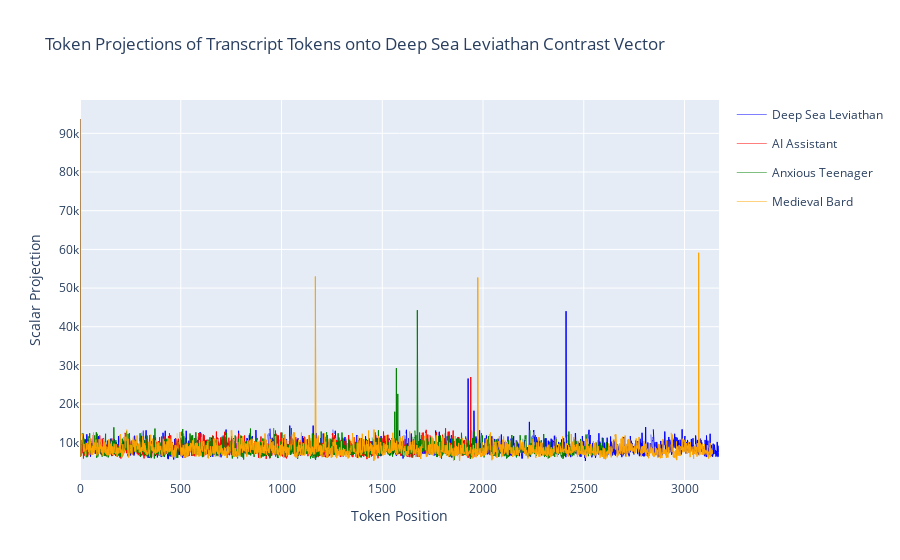

Notebook code cell kept with this figure:
### Code cell
# Usage example with original data
readable_roles = ["Deep Sea Leviathan", "AI Assistant", "Anxious Teenager", "Medieval Bard"]
fig = plot_projections(projection_data, readable_roles)
fig.show()

### Figure 1 — Plotly figure (JSON) as saved in the notebook; plotly's stock layout.template omitted (floating-point values rounded to 4 significant figures; data arrays with more than 128 entries replaced by an {"elided": "..."} marker saying what was removed)
{"data": [{"legendgroup": "group0", "line": {"color": "blue", "width": 1}, "mode": "lines", "name": "Deep Sea Leviathan", "opacity": 0.5, "showlegend": true, "type": "scatter", "x": [0, 1, 2, 3, 4, 5, 6, 7, 8, 9, 10, 11, 12, 13, 14], "y": [93696, 46592, 6432, 6752, 7776, 6752, 6816, 9344, 7520, 9664, 9408, 9856, 10688, 11840, 10816]}, {"legendgroup": "group0", "line": {"color": "blue", "width": 1}, "mode": "lines", "name": "Deep Sea Leviathan", "opacity": 1, "showlegend": false, "type": "scatter", "x": {"elided": "292 int values"}, "y": {"elided": "292 int values"}}, {"legendgroup": "group0", "line": {"color": "blue", "width": 1}, "mode": "lines", "name": "Deep Sea Leviathan", "opacity": 0.5, "showlegend": false, "type": "scatter", "x": [307, 308, 309, 310, 311, 312, 313, 314, 315, 316, 317, 318, 319, 320, 321, 322, 323, 324, 325], "y": [12672, 8576, 9472, 10496, 10432, 9920, 9856, 13184, 9344, 11584, 11072, 9152, 10432, 10688, 8384, 10496, 10048, 11776, 11840]}, {"legendgroup": "group0", "line": {"color": "blue", "width": 1}, "mode": "lines", "name": "Deep Sea Leviathan", "opacity": 1, "showlegend": false, "type": "scatter", "x": {"elided": "188 int values"}, "y": {"elided": "188 int values"}}, {"legendgroup": "group0", "line": {"color": "blue", "width": 1}, "mode": "lines", "name": "Deep Sea Leviathan", "opacity": 0.5, "showlegend": false, "type": "scatter", "x": [514, 515, 516, 517, 518, 519, 520, 521, 522, 523, 524], "y": [12416, 10176, 10112, 10304, 10752, 9024, 9600, 10048, 8704, 8832, 10624]}, {"legendgroup": "group0", "line": {"color": "blue", "width": 1}, "mode": "lines", "name": "Deep Sea Leviathan", "opacity": 1, "showlegend": false, "type": "scatter", "x": {"elided": "183 int values"}, "y": {"elided": "183 int values"}}, {"legendgroup": "group0", "line": {"color": "blue", "width": 1}, "mode": "lines", "name": "Deep Sea Leviathan", "opacity": 0.5, "showlegend": false, "type": "scatter", "x": [708, 709, 710, 711, 712, 713, 714, 715, 716, 717, 718, 719, 720, 721, 722], "y": [11904, 9856, 9792, 9984, 9920, 8320, 8320, 11072, 10304, 8640, 10624, 8320, 11072, 11456, 11520]}, {"legendgroup": "group0", "line": {"color": "blue", "width": 1}, "mode": "lines", "name": "Deep Sea Leviathan", "opacity": 1, "showlegend": false, "type": "scatter", "x": {"elided": "208 int values"}, "y": {"elided": "208 int values"}}, {"legendgroup": "group0", "line": {"color": "blue", "width": 1}, "mode": "lines", "name": "Deep Sea Leviathan", "opacity": 0.5, "showlegend": false, "type": "scatter", "x": [931, 932, 933, 934, 935, 936, 937, 938, 939, 940], "y": [12160, 10048, 10112, 9856, 9664, 9408, 8832, 12480, 11072, 11776]}, {"legendgroup": "group0", "line": {"color": "blue", "width": 1}, "mode": "lines", "name": "Deep Sea Leviathan", "opacity": 1, "showlegend": false, "type": "scatter", "x": {"elided": "314 int values"}, "y": {"elided": "314 int values"}}, {"legendgroup": "group0", "line": {"color": "blue", "width": 1}, "mode": "lines", "name": "Deep Sea Leviathan", "opacity": 0.5, "showlegend": false, "type": "scatter", "x": [1255, 1256, 1257, 1258, 1259, 1260, 1261, 1262, 1263, 1264], "y": [13440, 12288, 10176, 10176, 9536, 7904, 10240, 10560, 11072, 11968]}, {"legendgroup": "group0", "line": {"color": "blue", "width": 1}, "mode": "lines", "name": "Deep Sea Leviathan", "opacity": 1, "showlegend": false, "type": "scatter", "x": {"elided": "343 int values"}, "y": {"elided": "343 int values"}}, {"legendgroup": "group0", "line": {"color": "blue", "width": 1}, "mode": "lines", "name": "Deep Sea Leviathan", "opacity": 0.5, "showlegend": false, "type": "scatter", "x": [1608, 1609, 1610, 1611, 1612, 1613, 1614, 1615, 1616, 1617], "y": [12032, 9344, 9216, 9792, 9408, 8320, 9280, 11264, 11392, 11904]}, {"legendgroup": "group0", "line": {"color": "blue", "width": 1}, "mode": "lines", "name": "Deep Sea Leviathan", "opacity": 1, "showlegend": false, "type": "scatter", "x": {"elided": "326 int values"}, "y": {"elided": "326 int values"}}, {"legendgroup": "group0", "line": {"color": "blue", "width": 1}, "mode": "lines", "name": "Deep Sea Leviathan", "opacity": 0.5, "showlegend": false, "type": "scatter", "x": [1944, 1945, 1946, 1947, 1948, 1949, 1950, 1951, 1952, 1953], "y": [13248, 9792, 9216, 9792, 9408, 8192, 9408, 9792, 9664, 10624]}, {"legendgroup": "group0", "line": {"color": "blue", "width": 1}, "mode": "lines", "name": "Deep Sea Leviathan", "opacity": 1, "showlegend": false, "type": "scatter", "x": {"elided": "286 int values"}, "y": {"elided": "286 int values"}}, {"legendgroup": "group0", "line": {"color": "blue", "width": 1}, "mode": "lines", "name": "Deep Sea Leviathan", "opacity": 0.5, "showlegend": false, "type": "scatter", "x": [2240, 2241, 2242, 2243, 2244, 2245, 2246, 2247, 2248, 2249], "y": [11648, 9984, 9216, 9344, 8896, 7904, 8192, 11904, 11456, 11328]}, {"legendgroup": "group0", "line": {"color": "blue", "width": 1}, "mode": "lines", "name": "Deep Sea Leviathan", "opacity": 1, "showlegend": false, "type": "scatter", "x": {"elided": "263 int values"}, "y": {"elided": "263 int values"}}, {"legendgroup": "group0", "line": {"color": "blue", "width": 1}, "mode": "lines", "name": "Deep Sea Leviathan", "opacity": 0.5, "showlegend": false, "type": "scatter", "x": [2513, 2514, 2515, 2516, 2517, 2518, 2519, 2520, 2521, 2522, 2523], "y": [11584, 9664, 9088, 9408, 8960, 8000, 8064, 12224, 8064, 10368, 11136]}, {"legendgroup": "group0", "line": {"color": "blue", "width": 1}, "mode": "lines", "name": "Deep Sea Leviathan", "opacity": 1, "showlegend": false, "type": "scatter", "x": {"elided": "309 int values"}, "y": {"elided": "309 int values"}}, {"legendgroup": "group0", "line": {"color": "blue", "width": 1}, "mode": "lines", "name": "Deep Sea Leviathan", "opacity": 0.5, "showlegend": false, "type": "scatter", "x": [2833, 2834, 2835, 2836, 2837, 2838, 2839, 2840, 2841, 2842, 2843, 2844], "y": [12160, 8960, 9024, 9536, 8576, 8000, 8960, 8384, 10752, 10432, 11520, 11072]}, {"legendgroup": "group0", "line": {"color": "blue", "width": 1}, "mode": "lines", "name": "Deep Sea Leviathan", "opacity": 1, "showlegend": false, "type": "scatter", "x": {"elided": "326 int values"}, "y": {"elided": "326 int values"}}, {"legendgroup": "group0", "line": {"color": "blue", "width": 1}, "mode": "lines", "name": "Deep Sea Leviathan", "opacity": 0.5, "showlegend": false, "type": "scatter", "x": [3171], "y": [11904]}, {"legendgroup": "group1", "line": {"color": "red", "width": 1}, "mode": "lines", "name": "AI Assistant", "opacity": 0.5, "showlegend": true, "type": "scatter", "x": [0, 1, 2, 3, 4, 5, 6, 7, 8, 9, 10], "y": [93696, 46592, 6432, 6752, 7776, 6752, 6816, 8448, 7136, 7424, 7904]}, {"legendgroup": "group1", "line": {"color": "red", "width": 1}, "mode": "lines", "name": "AI Assistant", "opacity": 1, "showlegend": false, "type": "scatter", "x": [11, 12, 13, 14, 15, 16, 17, 18, 19, 20, 21, 22, 23, 24, 25, 26, 27, 28, 29, 30, 31, 32, 33, 34, 35, 36, 37, 38, 39, 40, 41, 42, 43, 44, 45, 46], "y": [10560, 8256, 8448, 7712, 7296, 10432, 5952, 6336, 7584, 8896, 6688, 8000, 9088, 8640, 6912, 6752, 7488, 7488, 8000, 7584, 6912, 9792, 7968, 9088, 8576, 8000, 7424, 6432, 7456, 7168, 7040, 7712, 7904, 7584, 7456, 6976]}, {"legendgroup": "group1", "line": {"color": "red", "width": 1}, "mode": "lines", "name": "AI Assistant", "opacity": 0.5, "showlegend": false, "type": "scatter", "x": [47, 48, 49, 50, 51, 52, 53, 54, 55, 56, 57, 58, 59, 60, 61, 62, 63, 64, 65], "y": [9664, 7200, 9216, 9024, 9280, 8320, 8704, 11072, 8576, 8960, 9792, 7904, 8512, 8960, 7520, 9920, 10240, 11968, 11776]}, {"legendgroup": "group1", "line": {"color": "red", "width": 1}, "mode": "lines", "name": "AI Assistant", "opacity": 1, "showlegend": false, "type": "scatter", "x": [66, 67, 68, 69, 70, 71, 72, 73, 74, 75, 76, 77, 78, 79, 80, 81, 82, 83, 84, 85, 86, 87, 88, 89, 90, 91, 92, 93, 94, 95, 96, 97, 98, 99, 100, 101, 102, 103, 104, 105, 106, 107, 108, 109, 110, 111, 112, 113, 114, 115, 116, 117, 118, 119, 120, 121, 122, 123, 124, 125, 126, 127, 128, 129, 130, 131, 132, 133, 134, 135, 136, 137, 138, 139, 140, 141, 142, 143, 144], "y": [11456, 10880, 11712, 10560, 8576, 11392, 7360, 8000, 8384, 10048, 9600, 8512, 8576, 9472, 9664, 11904, 10688, 9984, 10368, 12352, 10880, 8832, 8192, 8896, 7392, 7520, 7072, 8384, 9344, 9152, 8000, 8576, 11904, 10432, 7776, 8000, 9280, 8960, 8128, 7712, 6944, 7648, 8128, 8256, 11072, 10304, 9344, 9536, 8960, 7456, 8704, 7424, 8576, 7904, 8320, 8448, 6848, 8768, 6592, 7584, 7264, 8512, 9664, 9024, 8960, 9216, 8512, 7904, 8256, 9280, 8640, 9792, 9536, 10432, 8576, 7584, 8576, 7968, 8384]}, {"legendgroup": "group1", "line": {"color": "red", "width": 1}, "mode": "lines", "name": "AI Assistant", "opacity": 0.5, "showlegend": false, "type": "scatter", "x": [145, 146, 147, 148, 149, 150, 151, 152, 153, 154, 155], "y": [9472, 9024, 10368, 9664, 9216, 8256, 8896, 8064, 6976, 8256, 9344]}, {"legendgroup": "group1", "line": {"color": "red", "width": 1}, "mode": "lines", "name": "AI Assistant", "opacity": 1, "showlegend": false, "type": "scatter", "x": [156, 157, 158, 159, 160, 161, 162, 163, 164, 165, 166, 167, 168, 169, 170, 171, 172, 173, 174, 175, 176, 177, 178, 179, 180, 181, 182, 183, 184, 185, 186, 187, 188, 189, 190, 191, 192, 193, 194, 195, 196, 197, 198, 199, 200, 201, 202, 203, 204, 205, 206, 207, 208, 209], "y": [9856, 8704, 11136, 8832, 8640, 9920, 6624, 7552, 7328, 8512, 9472, 8576, 7104, 8064, 7584, 7008, 8960, 8384, 9856, 7904, 7488, 8192, 8384, 9088, 7712, 9024, 7584, 8640, 9344, 9664, 8192, 8320, 9280, 7296, 8320, 9024, 7264, 6912, 8704, 8448, 8576, 6976, 6176, 7072, 6720, 6368, 9984, 5952, 6080, 7968, 7456, 7584, 7328, 7776]}, {"legendgroup": "group1", "line": {"color": "red", "width": 1}, "mode": "lines", "name": "AI Assistant", "opacity": 0.5, "showlegend": false, "type": "scatter", "x": [210, 211, 212, 213, 214, 215, 216, 217, 218, 219, 220, 221, 222, 223, 224], "y": [9920, 7712, 10048, 9152, 8704, 7168, 7488, 9216, 9472, 7296, 10240, 7584, 10048, 12608, 12224]}, {"legendgroup": "group1", "line": {"color": "red", "width": 1}, "mode": "lines", "name": "AI Assistant", "opacity": 1, "showlegend": false, "type": "scatter", "x": [225, 226, 227, 228, 229, 230, 231, 232, 233, 234, 235, 236, 237, 238, 239, 240, 241, 242, 243, 244, 245, 246, 247, 248, 249, 250, 251, 252, 253, 254, 255, 256, 257, 258, 259, 260, 261, 262, 263, 264, 265, 266, 267, 268, 269, 270, 271, 272, 273, 274, 275, 276, 277, 278, 279, 280, 281, 282, 283, 284, 285, 286, 287, 288, 289, 290, 291, 292, 293, 294, 295, 296, 297, 298, 299, 300, 301, 302, 303, 304, 305, 306, 307, 308, 309, 310, 311, 312, 313, 314, 315, 316, 317, 318, 319, 320, 321, 322, 323, 324, 325, 326, 327, 328, 329, 330, 331, 332, 333, 334], "y": [12416, 12480, 12096, 10432, 8960, 11648, 7328, 8384, 9664, 8576, 9600, 8960, 8640, 8704, 11072, 7904, 7712, 9152, 8320, 10112, 8576, 10944, 8448, 8832, 7360, 8512, 8384, 8640, 9984, 8704, 10560, 8448, 10240, 8384, 7968, 8384, 8256, 9216, 7008, 9344, 7712, 7584, 8192, 9600, 7904, 9984, 9344, 9216, 8256, 8320, 9792, 8192, 8320, 8832, 8448, 8320, 8384, 8576, 7904, 7168, 8064, 8576, 8896, 9152, 6816, 7168, 7904, 9408, 9088, 7456, 8640, 8576, 7776, 6592, 11264, 9088, 7712, 8960, 8000, 7840, 8576, 9152, 7520, 6784, 7232, 8576, 8384, 7168, 7904, 8768, 7584, 6848, 8064, 5984, 8448, 6624, 8640, 7776, 8000, 8384, 6944, 7840, 7168, 7776, 11008, 8576, 7968, 8128, 7136, 8192]}, {"legendgroup": "group1", "line": {"color": "red", "width": 1}, "mode": "lines", "name": "AI Assistant", "opacity": 0.5, "showlegend": false, "type": "scatter", "x": [335, 336, 337, 338, 339, 340, 341, 342, 343, 344], "y": [11136, 9408, 10048, 9280, 8704, 8192, 7520, 9280, 10048, 10496]}, {"legendgroup": "group1", "line": {"color": "red", "width": 1}, "mode": "lines", "name": "AI Assistant", "opacity": 1, "showlegend": false, "type": "scatter", "x": {"elided": "232 int values"}, "y": {"elided": "232 int values"}}, {"legendgroup": "group1", "line": {"color": "red", "width": 1}, "mode": "lines", "name": "AI Assistant", "opacity": 0.5, "showlegend": false, "type": "scatter", "x": [577, 578, 579, 580, 581, 582, 583, 584, 585, 586], "y": [11200, 9280, 9728, 9408, 8576, 7840, 9216, 10688, 11520, 11712]}, {"legendgroup": "group1", "line": {"color": "red", "width": 1}, "mode": "lines", "name": "AI Assistant", "opacity": 1, "showlegend": false, "type": "scatter", "x": {"elided": "189 int values"}, "y": {"elided": "189 int values"}}, {"legendgroup": "group1", "line": {"color": "red", "width": 1}, "mode": "lines", "name": "AI Assistant", "opacity": 0.5, "showlegend": false, "type": "scatter", "x": [776, 777, 778, 779, 780, 781, 782, 783, 784, 785], "y": [11648, 8576, 9792, 9408, 8576, 8576, 8704, 10432, 11520, 11904]}, {"legendgroup": "group1", "line": {"color": "red", "width": 1}, "mode": "lines", "name": "AI Assistant", "opacity": 1, "showlegend": false, "type": "scatter", "x": {"elided": "172 int values"}, "y": {"elided": "172 int values"}}, {"legendgroup": "group1", "line": {"color": "red", "width": 1}, "mode": "lines", "name": "AI Assistant", "opacity": 0.5, "showlegend": false, "type": "scatter", "x": [958, 959, 960, 961, 962, 963, 964, 965, 966, 967], "y": [11456, 9280, 9408, 9408, 8704, 8320, 9024, 9152, 10240, 11264]}, {"legendgroup": "group1", "line": {"color": "red", "width": 1}, "mode": "lines", "name": "AI Assistant", "opacity": 1, "showlegend": false, "type": "scatter", "x": {"elided": "273 int values"}, "y": {"elided": "273 int values"}}, {"legendgroup": "group1", "line": {"color": "red", "width": 1}, "mode": "lines", "name": "AI Assistant", "opacity": 0.5, "showlegend": false, "type": "scatter", "x": [1241, 1242, 1243, 1244, 1245, 1246, 1247, 1248, 1249, 1250], "y": [10624, 8192, 8960, 9088, 8448, 7104, 8000, 10240, 10752, 11392]}, {"legendgroup": "group1", "line": {"color": "red", "width": 1}, "mode": "lines", "name": "AI Assistant", "opacity": 1, "showlegend": false, "type": "scatter", "x": {"elided": "204 int values"}, "y": {"elided": "204 int values"}}, {"legendgroup": "group1", "line": {"color": "red", "width": 1}, "mode": "lines", "name": "AI Assistant", "opacity": 0.5, "showlegend": false, "type": "scatter", "x": [1455, 1456, 1457, 1458, 1459, 1460, 1461, 1462, 1463, 1464, 1465], "y": [10112, 8576, 8832, 9024, 8512, 7424, 7776, 9088, 7136, 8064, 10304]}, {"legendgroup": "group1", "line": {"color": "red", "width": 1}, "mode": "lines", "name": "AI Assistant", "opacity": 1, "showlegend": false, "type": "scatter", "x": {"elided": "220 int values"}, "y": {"elided": "220 int values"}}, {"legendgroup": "group1", "line": {"color": "red", "width": 1}, "mode": "lines", "name": "AI Assistant", "opacity": 0.5, "showlegend": false, "type": "scatter", "x": [1686, 1687, 1688, 1689, 1690, 1691, 1692, 1693, 1694, 1695, 1696, 1697], "y": [10048, 8576, 8896, 8896, 7968, 7136, 8576, 6880, 9216, 8704, 9728, 9536]}, {"legendgroup": "group1", "line": {"color": "red", "width": 1}, "mode": "lines", "name": "AI Assistant", "opacity": 1, "showlegend": false, "type": "scatter", "x": {"elided": "277 int values"}, "y": {"elided": "277 int values"}}, {"legendgroup": "group1", "line": {"color": "red", "width": 1}, "mode": "lines", "name": "AI Assistant", "opacity": 0.5, "showlegend": false, "type": "scatter", "x": [1975], "y": [9920]}, {"legendgroup": "group2", "line": {"color": "green", "width": 1}, "mode": "lines", "name": "Anxious Teenager", "opacity": 0.5, "showlegend": true, "type": "scatter", "x": [0, 1, 2, 3, 4, 5, 6, 7, 8, 9, 10], "y": [93696, 46592, 6432, 6752, 7776, 6752, 6816, 9792, 10304, 10752, 9728]}, {"legendgroup": "group2", "line": {"color": "green", "width": 1}, "mode": "lines", "name": "Anxious Teenager", "opacity": 1, "showlegend": false, "type": "scatter", "x": {"elided": "206 int values"}, "y": {"elided": "206 int values"}}, {"legendgroup": "group2", "line": {"color": "green", "width": 1}, "mode": "lines", "name": "Anxious Teenager", "opacity": 0.5, "showlegend": false, "type": "scatter", "x": [217, 218, 219, 220, 221, 222, 223, 224, 225, 226, 227, 228], "y": [11520, 8512, 9408, 9856, 9408, 7584, 10432, 8640, 8832, 10176, 10240, 10944]}, {"legendgroup": "group2", "line": {"color": "green", "width": 1}, "mode": "lines", "name": "Anxious Teenager", "opacity": 1, "showlegend": false, "type": "scatter", "x": {"elided": "260 int values"}, "y": {"elided": "260 int values"}}, {"legendgroup": "group2", "line": {"color": "green", "width": 1}, "mode": "lines", "name": "Anxious Teenager", "opacity": 0.5, "showlegend": false, "type": "scatter", "x": [489, 490, 491, 492, 493, 494, 495, 496, 497, 498, 499, 500, 501, 502, 503], "y": [10560, 9088, 9920, 9344, 8320, 8064, 9280, 7712, 8960, 9664, 9408, 9216, 11392, 11200, 11072]}, {"legendgroup": "group2", "line": {"color": "green", "width": 1}, "mode": "lines", "name": "Anxious Teenager", "opacity": 1, "showlegend": false, "type": "scatter", "x": {"elided": "209 int values"}, "y": {"elided": "209 int values"}}, {"legendgroup": "group2", "line": {"color": "green", "width": 1}, "mode": "lines", "name": "Anxious Teenager", "opacity": 0.5, "showlegend": false, "type": "scatter", "x": [713, 714, 715, 716, 717, 718, 719, 720, 721, 722, 723, 724], "y": [11456, 9344, 9792, 9152, 8512, 7776, 8256, 11008, 11072, 10240, 9792, 10240]}, {"legendgroup": "group2", "line": {"color": "green", "width": 1}, "mode": "lines", "name": "Anxious Teenager", "opacity": 1, "showlegend": false, "type": "scatter", "x": {"elided": "228 int values"}, "y": {"elided": "228 int values"}}, {"legendgroup": "group2", "line": {"color": "green", "width": 1}, "mode": "lines", "name": "Anxious Teenager", "opacity": 0.5, "showlegend": false, "type": "scatter", "x": [953, 954, 955, 956, 957, 958, 959, 960, 961, 962, 963, 964], "y": [11392, 9280, 9664, 8896, 8256, 7296, 8704, 8512, 13824, 11712, 10752, 10304]}, {"legendgroup": "group2", "line": {"color": "green", "width": 1}, "mode": "lines", "name": "Anxious Teenager", "opacity": 1, "showlegend": false, "type": "scatter", "x": {"elided": "244 int values"}, "y": {"elided": "244 int values"}}, {"legendgroup": "group2", "line": {"color": "green", "width": 1}, "mode": "lines", "name": "Anxious Teenager", "opacity": 0.5, "showlegend": false, "type": "scatter", "x": [1209, 1210, 1211, 1212, 1213, 1214, 1215, 1216, 1217, 1218, 1219, 1220, 1221], "y": [11008, 8704, 9280, 9024, 8640, 7904, 8512, 8704, 11584, 8192, 11200, 10944, 10816]}, {"legendgroup": "group2", "line": {"color": "green", "width": 1}, "mode": "lines", "name": "Anxious Teenager", "opacity": 1, "showlegend": false, "type": "scatter", "x": {"elided": "228 int values"}, "y": {"elided": "228 int values"}}, {"legendgroup": "group2", "line": {"color": "green", "width": 1}, "mode": "lines", "name": "Anxious Teenager", "opacity": 0.5, "showlegend": false, "type": "scatter", "x": [1450, 1451, 1452, 1453, 1454, 1455, 1456, 1457, 1458, 1459, 1460, 1461, 1462], "y": [11392, 9024, 9152, 8896, 8576, 9152, 8064, 10944, 8768, 10048, 10432, 10816, 10688]}, {"legendgroup": "group2", "line": {"color": "green", "width": 1}, "mode": "lines", "name": "Anxious Teenager", "opacity": 1, "showlegend": false, "type": "scatter", "x": {"elided": "188 int values"}, "y": {"elided": "188 int values"}}, {"legendgroup": "group2", "line": {"color": "green", "width": 1}, "mode": "lines", "name": "Anxious Teenager", "opacity": 0.5, "showlegend": false, "type": "scatter", "x": [1651, 1652, 1653, 1654, 1655, 1656, 1657, 1658, 1659, 1660, 1661], "y": [11584, 9280, 9216, 8704, 8576, 8128, 8256, 8960, 11520, 11392, 11264]}, {"legendgroup": "group2", "line": {"color": "green", "width": 1}, "mode": "lines", "name": "Anxious Teenager", "opacity": 1, "showlegend": false, "type": "scatter", "x": {"elided": "316 int values"}, "y": {"elided": "316 int values"}}, {"legendgroup": "group2", "line": {"color": "green", "width": 1}, "mode": "lines", "name": "Anxious Teenager", "opacity": 0.5, "showlegend": false, "type": "scatter", "x": [1978, 1979, 1980, 1981, 1982, 1983, 1984, 1985, 1986, 1987, 1988, 1989, 1990, 1991], "y": [11008, 8576, 8576, 8768, 9088, 9984, 8256, 8000, 7904, 9600, 11584, 10944, 11136, 11712]}, {"legendgroup": "group2", "line": {"color": "green", "width": 1}, "mode": "lines", "name": "Anxious Teenager", "opacity": 1, "showlegend": false, "type": "scatter", "x": {"elided": "205 int values"}, "y": {"elided": "205 int values"}}, {"legendgroup": "group2", "line": {"color": "green", "width": 1}, "mode": "lines", "name": "Anxious Teenager", "opacity": 0.5, "showlegend": false, "type": "scatter", "x": [2197, 2198, 2199, 2200, 2201, 2202, 2203, 2204, 2205, 2206, 2207, 2208, 2209, 2210], "y": [11072, 8960, 8960, 8640, 8448, 8320, 8768, 9152, 7840, 10176, 11904, 11072, 11008, 10240]}, {"legendgroup": "group2", "line": {"color": "green", "width": 1}, "mode": "lines", "name": "Anxious Teenager", "opacity": 1, "showlegend": false, "type": "scatter", "x": {"elided": "197 int values"}, "y": {"elided": "197 int values"}}, {"legendgroup": "group2", "line": {"color": "green", "width": 1}, "mode": "lines", "name": "Anxious Teenager", "opacity": 0.5, "showlegend": false, "type": "scatter", "x": [2408, 2409, 2410, 2411, 2412, 2413, 2414, 2415, 2416, 2417, 2418, 2419, 2420], "y": [10496, 8192, 8256, 8384, 8448, 7104, 8192, 8192, 9536, 9728, 10368, 10688, 10688]}, {"legendgroup": "group2", "line": {"color": "green", "width": 1}, "mode": "lines", "name": "Anxious Teenager", "opacity": 1, "showlegend": false, "type": "scatter", "x": {"elided": "201 int values"}, "y": {"elided": "201 int values"}}, {"legendgroup": "group2", "line": {"color": "green", "width": 1}, "mode": "lines", "name": "Anxious Teenager", "opacity": 0.5, "showlegend": false, "type": "scatter", "x": [2622], "y": [11136]}, {"legendgroup": "group3", "line": {"color": "orange", "width": 1}, "mode": "lines", "name": "Medieval Bard", "opacity": 0.5, "showlegend": true, "type": "scatter", "x": [0, 1, 2, 3, 4, 5, 6, 7, 8, 9, 10, 11], "y": [93696, 46592, 6432, 6752, 7776, 6752, 6880, 8384, 9664, 9920, 10624, 10240]}, {"legendgroup": "group3", "line": {"color": "orange", "width": 1}, "mode": "lines", "name": "Medieval Bard", "opacity": 1, "showlegend": false, "type": "scatter", "x": {"elided": "209 int values"}, "y": {"elided": "209 int values"}}, {"legendgroup": "group3", "line": {"color": "orange", "width": 1}, "mode": "lines", "name": "Medieval Bard", "opacity": 0.5, "showlegend": false, "type": "scatter", "x": [221, 222, 223, 224, 225, 226, 227, 228, 229, 230, 231], "y": [11712, 7840, 10048, 10496, 10112, 11520, 8704, 10944, 11584, 11584, 10496]}, {"legendgroup": "group3", "line": {"color": "orange", "width": 1}, "mode": "lines", "name": "Medieval Bard", "opacity": 1, "showlegend": false, "type": "scatter", "x": {"elided": "250 int values"}, "y": {"elided": "250 int values"}}, {"legendgroup": "group3", "line": {"color": "orange", "width": 1}, "mode": "lines", "name": "Medieval Bard", "opacity": 0.5, "showlegend": false, "type": "scatter", "x": [482, 483, 484, 485, 486, 487, 488, 489, 490, 491, 492, 493], "y": [12480, 8640, 10624, 10304, 9024, 8320, 10112, 10176, 10112, 10176, 9920, 10176]}, {"legendgroup": "group3", "line": {"color": "orange", "width": 1}, "mode": "lines", "name": "Medieval Bard", "opacity": 1, "showlegend": false, "type": "scatter", "x": {"elided": "248 int values"}, "y": {"elided": "248 int values"}}, {"legendgroup": "group3", "line": {"color": "orange", "width": 1}, "mode": "lines", "name": "Medieval Bard", "opacity": 0.5, "showlegend": false, "type": "scatter", "x": [742, 743, 744, 745, 746, 747, 748, 749, 750, 751, 752], "y": [11328, 8960, 9664, 9536, 9600, 7776, 9472, 10176, 13184, 12480, 11200]}, {"legendgroup": "group3", "line": {"color": "orange", "width": 1}, "mode": "lines", "name": "Medieval Bard", "opacity": 1, "showlegend": false, "type": "scatter", "x": {"elided": "289 int values"}, "y": {"elided": "289 int values"}}, {"legendgroup": "group3", "line": {"color": "orange", "width": 1}, "mode": "lines", "name": "Medieval Bard", "opacity": 0.5, "showlegend": false, "type": "scatter", "x": [1042, 1043, 1044, 1045, 1046, 1047, 1048, 1049, 1050, 1051, 1052, 1053, 1054, 1055, 1056, 1057], "y": [11072, 8768, 9664, 9408, 8832, 8000, 9728, 8320, 8512, 9920, 12160, 9600, 11136, 11392, 11200, 10816]}, {"legendgroup": "group3", "line": {"color": "orange", "width": 1}, "mode": "lines", "name": "Medieval Bard", "opacity": 1, "showlegend": false, "type": "scatter", "x": {"elided": "284 int values"}, "y": {"elided": "284 int values"}}, {"legendgroup": "group3", "line": {"color": "orange", "width": 1}, "mode": "lines", "name": "Medieval Bard", "opacity": 0.5, "showlegend": false, "type": "scatter", "x": [1342, 1343, 1344, 1345, 1346, 1347, 1348, 1349, 1350, 1351], "y": [10880, 8256, 9088, 9280, 9216, 7648, 8704, 10432, 11264, 11392]}, {"legendgroup": "group3", "line": {"color": "orange", "width": 1}, "mode": "lines", "name": "Medieval Bard", "opacity": 1, "showlegend": false, "type": "scatter", "x": {"elided": "345 int values"}, "y": {"elided": "345 int values"}}, {"legendgroup": "group3", "line": {"color": "orange", "width": 1}, "mode": "lines", "name": "Medieval Bard", "opacity": 0.5, "showlegend": false, "type": "scatter", "x": [1697, 1698, 1699, 1700, 1701, 1702, 1703, 1704, 1705, 1706, 1707, 1708, 1709], "y": [11904, 8768, 9344, 9408, 8960, 8640, 9664, 9152, 8640, 9920, 10944, 11648, 11136]}, {"legendgroup": "group3", "line": {"color": "orange", "width": 1}, "mode": "lines", "name": "Medieval Bard", "opacity": 1, "showlegend": false, "type": "scatter", "x": {"elided": "310 int values"}, "y": {"elided": "310 int values"}}, {"legendgroup": "group3", "line": {"color": "orange", "width": 1}, "mode": "lines", "name": "Medieval Bard", "opacity": 0.5, "showlegend": false, "type": "scatter", "x": [2020, 2021, 2022, 2023, 2024, 2025, 2026, 2027, 2028, 2029, 2030, 2031], "y": [10816, 7968, 8896, 9152, 9152, 7488, 8704, 8128, 9984, 9600, 10304, 11136]}, {"legendgroup": "group3", "line": {"color": "orange", "width": 1}, "mode": "lines", "name": "Medieval Bard", "opacity": 1, "showlegend": false, "type": "scatter", "x": {"elided": "318 int values"}, "y": {"elided": "318 int values"}}, {"legendgroup": "group3", "line": {"color": "orange", "width": 1}, "mode": "lines", "name": "Medieval Bard", "opacity": 0.5, "showlegend": false, "type": "scatter", "x": [2350, 2351, 2352, 2353, 2354, 2355, 2356, 2357, 2358, 2359], "y": [10240, 8064, 8832, 9088, 9152, 7648, 8640, 10816, 10304, 10240]}, {"legendgroup": "group3", "line": {"color": "orange", "width": 1}, "mode": "lines", "name": "Medieval Bard", "opacity": 1, "showlegend": false, "type": "scatter", "x": {"elided": "281 int values"}, "y": {"elided": "281 int values"}}, {"legendgroup": "group3", "line": {"color": "orange", "width": 1}, "mode": "lines", "name": "Medieval Bard", "opacity": 0.5, "showlegend": false, "type": "scatter", "x": [2641, 2642, 2643, 2644, 2645, 2646, 2647, 2648, 2649, 2650, 2651, 2652, 2653], "y": [10496, 7712, 8832, 8832, 8960, 11072, 8704, 8960, 8832, 8448, 10944, 10880, 10240]}, {"legendgroup": "group3", "line": {"color": "orange", "width": 1}, "mode": "lines", "name": "Medieval Bard", "opacity": 1, "showlegend": false, "type": "scatter", "x": {"elided": "269 int values"}, "y": {"elided": "269 int values"}}, {"legendgroup": "group3", "line": {"color": "orange", "width": 1}, "mode": "lines", "name": "Medieval Bard", "opacity": 0.5, "showlegend": false, "type": "scatter", "x": [2923, 2924, 2925, 2926, 2927, 2928, 2929, 2930, 2931, 2932, 2933], "y": [10560, 7648, 9216, 8512, 8064, 7712, 9152, 9408, 8576, 9600, 9024]}, {"legendgroup": "group3", "line": {"color": "orange", "width": 1}, "mode": "lines", "name": "Medieval Bard", "opacity": 1, "showlegend": false, "type": "scatter", "x": {"elided": "205 int values"}, "y": {"elided": "205 int values"}}, {"legendgroup": "group3", "line": {"color": "orange", "width": 1}, "mode": "lines", "name": "Medieval Bard", "opacity": 0.5, "showlegend": false, "type": "scatter", "x": [3139], "y": [9984]}], "layout": {"title": {"text": "Token Projections of Transcript Tokens onto Deep Sea Leviathan Contrast Vector"}, "xaxis": {"title": {"text": "Token Position"}}, "yaxis": {"title": {"text": "Scalar Projection"}}}}
